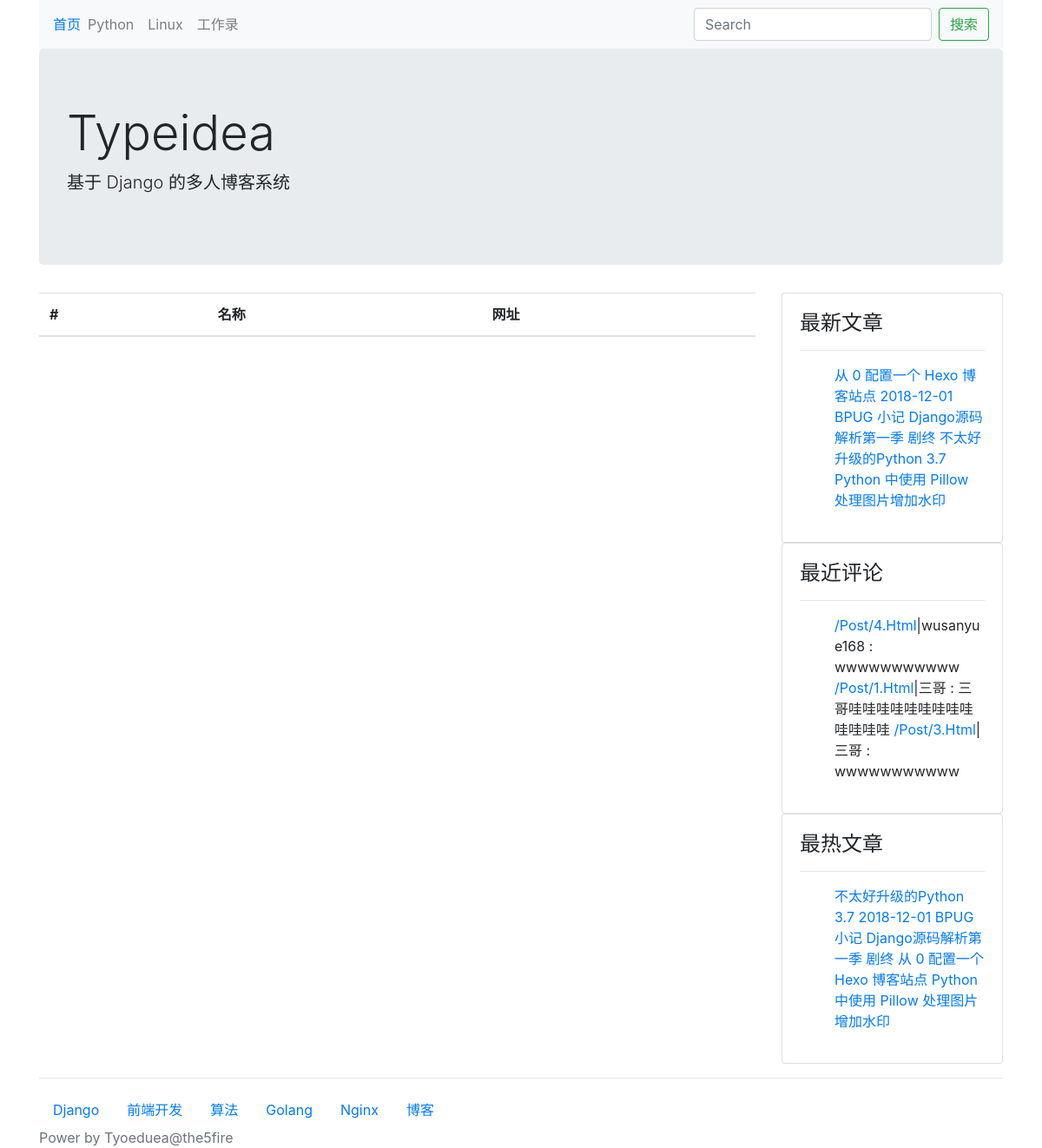
Page /links/ on the earlier database version.
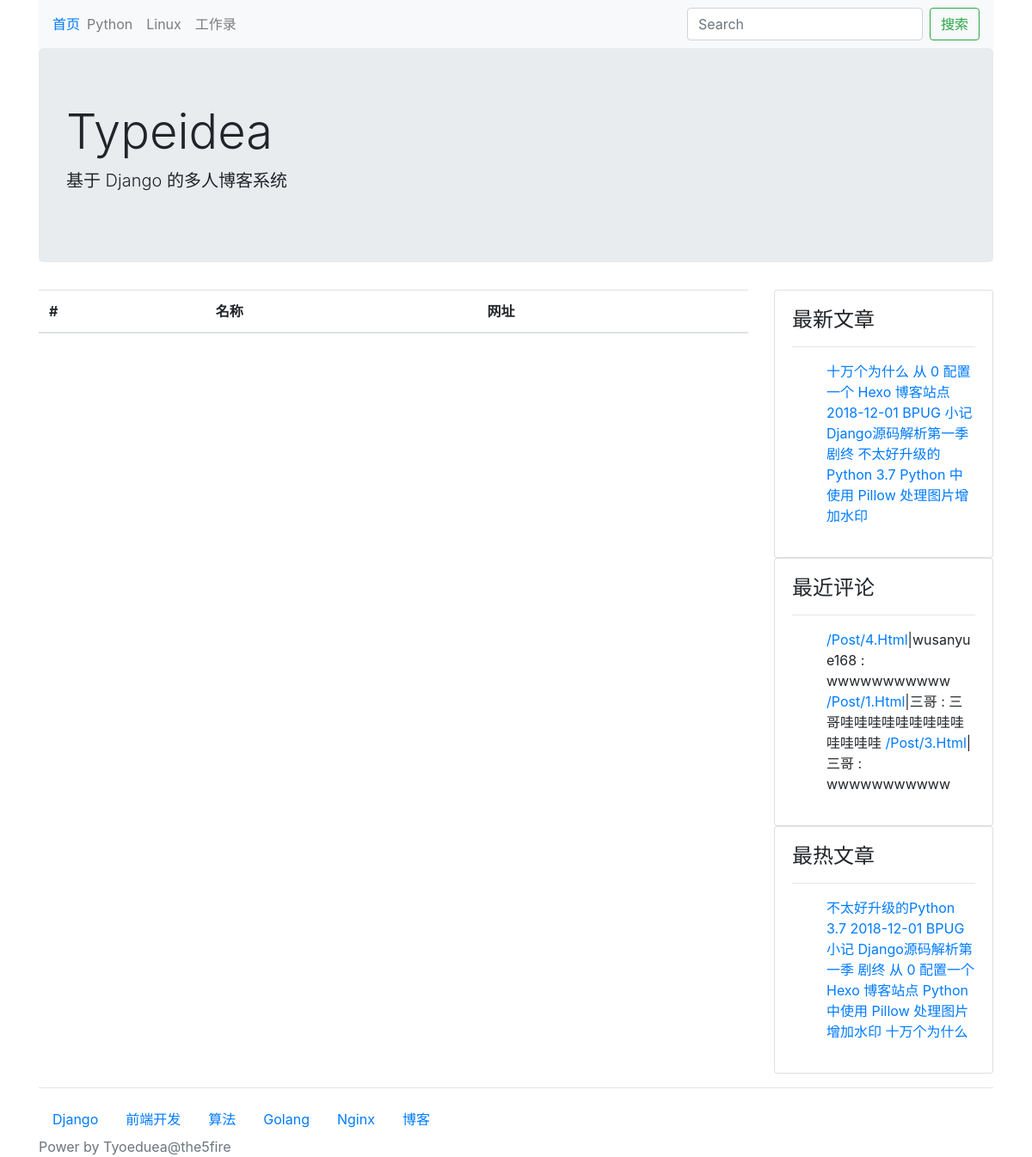
Same page on the later database version.
### blog/models.py (models this page shows, shortened)
class Category(models.Model):
    STATUS_NORMAL = 1
    STATUS_DELETE = 0
    STATUS_ITEMS = (
        (STATUS_NORMAL, '正常'),
        (STATUS_DELETE, '删除'),
    )
    name = models.CharField(max_length=50, verbose_name="名称")
    status = models.PositiveIntegerField(default=STATUS_NORMAL,
                                         choices=STATUS_ITEMS, verbose_name='状态')
    is_nav = models.BooleanField(default=False, verbose_name="是否为导航")
    owner = models.ForeignKey(User, verbose_name="作者", on_delete=models.CASCADE)
    created_time = models.DateTimeField(auto_now_add=True, verbose_name="创建时间")
    @classmethod
    def get_navs(cls):
        categories = cls.objects.filter(status=cls.STATUS_NORMAL)
        nav_categories = []
        normal_categories = []
        for cate in categories:
            if cate.is_nav:
                nav_categories.append(cate)
            else:
                normal_categories.append(cate)
        return {
            'navs': nav_categories,
            'categories': normal_categories
        }
    class Meta:
        verbose_name = verbose_name_plural = '分类'

class Post(models.Model):
    STATUS_NORMAL = 1
    STATUS_DELETE = 0
    STATUS_DRAFT = 2
    STATUS_ITEMS = (
        (STATUS_NORMAL, '正常'),
        (STATUS_DELETE, '删除'),
        (STATUS_DRAFT, '草稿'),
    )
    title = models.CharField(max_length=255, verbose_name="标题")
    desc = models.CharField(max_length=1024, blank=True, verbose_name="摘要")
    content = models.TextField(verbose_name="正文", help_text="正文必须为 MarkDown 格式")
    content_html = models.TextField(verbose_name="正文 html 代码", blank=True, editable=False)
    status = models.PositiveIntegerField(default=STATUS_NORMAL,
                                         choices=STATUS_ITEMS, verbose_name="状态")
    category = models.ForeignKey(Category, verbose_name="分类", on_delete=models.CASCADE)
    tags = models.ManyToManyField(Tag, verbose_name="标签")
    owner = models.ForeignKey(User, verbose_name="作者", on_delete=models.CASCADE)
    created_time = models.DateTimeField(auto_now_add=True, verbose_name="创建时间")
    is_md = models.BooleanField(default=False, verbose_name="markdown语法")
    pv = models.PositiveIntegerField(default=1)
    uv = models.PositiveIntegerField(default=1)
    class Meta:
        verbose_name = verbose_name_plural = "文章"
        ordering = ['-id']  # 根据 id 进行降序排序
    @classmethod
    def latest_posts(cls):
        queryset = cls.objects.filter(status=Post.STATUS_NORMAL)
        return queryset
    @classmethod
    def hot_posts(cls):
        return cls.objects.filter(status=cls.STATUS_NORMAL).order_by('-pv')

### config/models.py (models this page shows, shortened)
class SideBar(models.Model):
    DISPLAY_HTML = 1
    DISPLAY_LATEST = 2
    DISPLAY_HOT = 3
    DISPLAY_COMMENT = 4
    SIDE_TYPE = (
        (DISPLAY_HTML, 'HTML'),
        (DISPLAY_LATEST, '最新文章'),
        (DISPLAY_HOT, '最热文章'),
        (DISPLAY_COMMENT, '最近评论'),
    )
    STATUS_SHOW = 1
    STATUS_HIDE = 0
    STATUS_ITEMS = (
        (STATUS_SHOW, '展示'),
        (STATUS_HIDE, '隐藏'),
    )
    title = models.CharField(max_length=50, verbose_name="标题")
    display_type = models.PositiveIntegerField(default=1, choices=SIDE_TYPE, verbose_name="展示类型")
    content = models.CharField(max_length=500, blank=True, verbose_name="内容",
                               help_text="如果设置的不是 HTML 类型，可为空")
    status = models.PositiveIntegerField(default=STATUS_SHOW, choices=STATUS_ITEMS, verbose_name="状态")
    owner = models.ForeignKey(User, verbose_name="作者", on_delete=models.CASCADE)
    created_time = models.DateTimeField(auto_now_add=True, verbose_name="创建时间")
    @classmethod
    def get_all(cls):
        return cls.objects.filter(status=cls.STATUS_SHOW)
    @property
    def content_html(self):
        from blog.models import Post  # 避免循环引用
        from comment.models import Comment
        result = ''
        if self.display_type == self.DISPLAY_HTML:
            result = self.content
        elif self.display_type == self.DISPLAY_LATEST:
            context = {
                'posts': Post.latest_posts()
            }
            return render_to_string('config/blocks/sidebar_posts.html', context)
        elif self.display_type == self.DISPLAY_HOT:
            context = {
                'posts': Post.hot_posts()
            }
            return render_to_string('config/blocks/sidebar_posts.html', context)
        elif self.display_type == self.DISPLAY_COMMENT:
            context = {
                'comments': Comment.objects.filter(status=Comment.STATUS_NORMAL)
            }
            return render_to_string('config/blocks/sidebar_comments.html', context)
        return result
    class Meta:
        verbose_name = verbose_name_plural = "侧边栏"

### comment/models.py (models this page shows, shortened)
class Comment(models.Model):
    STATUS_NORMAL = 1
    STATUS_DELETE = 0
    STATUS_ITEMS = (
        (STATUS_NORMAL, '正常'),
        (STATUS_DELETE, '删除'),
    )
    target = models.CharField(max_length=100, verbose_name="评论目标")
    content = models.CharField(max_length=2000, verbose_name="内容")
    nickname = models.CharField(max_length=50, verbose_name="昵称")
    website = models.URLField(verbose_name="网站")
    email = models.EmailField(verbose_name="邮箱")
    status = models.PositiveIntegerField(default=STATUS_NORMAL, choices=STATUS_ITEMS, verbose_name="状态")
    created_time = models.DateTimeField(auto_now_add=True, verbose_name="创建时间")
    class Meta:
        verbose_name = verbose_name_plural = "评论"

### config/views.py (the view)
# urls.py: path('links/', LinkListView.as_view(), name='links'),
class LinkListView(CommonViewMixin, ListView):
    queryset = Link.objects.filter(status=Link.STATUS_NORMAL)
    template_name = 'config/links.html'
    context_object_name = 'link_list'

### blog/views.py (called while the page is built)
    def get_context_data(self, **kwargs):
        context = super().get_context_data(**kwargs)
        context.update({
            'sidebars': SideBar.get_all(),
        })
        context.update(Category.get_navs())
        return context

### typeidea/themes/bootstrap/templates/config/links.html (shortened to what this page needs)
{% extends "blog/base.html" %}
{% block main %}
    <table class="table">
        <thead>
        <tr>
            <th scope="col">#</th>
            <th scope="col">名称</th>
            <th scope="col">网址</th>
        </tr>
        </thead>
    </table>
{% endblock %}

### typeidea/themes/bootstrap/templates/blog/base.html (shortened to what this page needs)
{% load static %}
<!doctype html>
<html lang="en">
<head>
    <link rel="stylesheet" href={% static 'css/bootstrap.min.css' %}>
</head>
<body>
<div class="container head">
    <nav class="navbar navbar-expand-lg navbar-light bg-light">
        <a class="navvar-brand" href="/">首页</a>
        <div class="collapse navbar-collapse" id="navbarSupportedContent">
            <ul class="navbar-nav mr-auto">
                {% for cate in navs %}
                    <li class="nav-item">
                        <a class="nav-link" href="{% url 'category-list' cate.id %}">{{ cate.name }}</a>
                    </li>
                {% endfor %}
            </ul>
            <form class="form-inline my-2 my-lg-0" action="/search/" method="GET">
                <input class="form-control mr-sm-2" type="search" placeholder="Search" aria-label="Search"
                       value="{{ keyword }}" name="keyword">
                <button class="btn btn-outline-success" type="submit">搜索</button>
            </form>
        </div>
    </nav>
    <div class="jumbotron">
        <h1 class="display-4">Typeidea</h1>
        <p class="lead">基于 Django 的多人博客系统</p>
    </div>
</div>
<div class="container main">
    <div class="row">
        <div class="col-9" post-list>
            {% block main %}
            {% endblock %}
        </div>
        <div class="col-3">
            {% block sidebars %}
                {% for sidebar in sidebars %}
                    <div class="card sidebar">
                        <div class="card-body">
                            <h4 class="card-title">{{ sidebar.title }}</h4>
                            <hr/>
                            <p>{{ sidebar.content_html }}</p>
                        </div>
                    </div>
                {% endfor %}
            {% endblock %}
        </div>
    </div>
</div>
<footer class="footer">
    {% block footer %}
        <div class="container">
            <hr/>
            <nav class="nav category">
                {% for cate in categories %}
                    <a href="{% url 'category-list' cate.id %}" class="nav-link">{{ cate.name }}</a>
                {% endfor %}
            </nav>
        </div>
        <div class="container power">
            <span class="text-muted">Power by Tyoeduea@the5fire</span>
        </div>
    {% endblock %}
</footer>
</body>
</html>

### typeidea/themes/bootstrap/templates/config/blocks/sidebar_posts.html
<ul class="links">
    {% for post in posts %}
        <l1><a href="{% url 'post-detail' post.id %}">{{ post.title }}</a></l1>
    {% endfor %}
</ul>

### typeidea/themes/bootstrap/templates/config/blocks/sidebar_comments.html
<ul>
    {% for comment in comments %}
        <l1><a href="{{ comment.target }}">{{ comment.target.title }}</a>|{{ comment.nickname }}
            : {% autoescape off %}{{ comment.content }}{% endautoescape %}</l1>
    {% endfor %}
</ul>

Differences in the rows shown:
added Post: title "十万个为什么"
